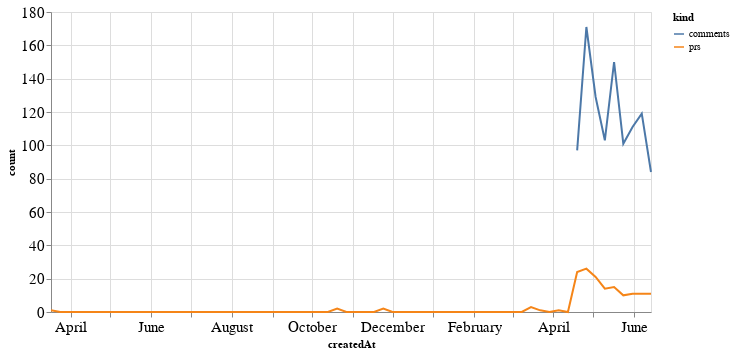

The code cell stored with this chart in its notebook:
### Code cell
alt.Chart(total_time, width=600).mark_line().encode(
    x='createdAt',
    y='count',
    color='kind'
)

### Figure 1 — Vega-Lite specification as saved in the notebook (floating-point values rounded to 4 significant figures; data arrays with more than 128 entries replaced by an {"elided": "..."} marker saying what was removed)
{"config": {"axisLeft": {"labelFontSize": 15}, "axisBottom": {"labelFontSize": 15}}, "data": {"name": "data-61043eff60cdc368ed4adc9843003531"}, "mark": "line", "encoding": {"color": {"type": "nominal", "field": "kind"}, "x": {"type": "temporal", "field": "createdAt"}, "y": {"type": "quantitative", "field": "count"}}, "width": 600, "$schema": "https://vega.github.io/schema/vega-lite/v4.8.1.json", "datasets": {"data-61043eff60cdc368ed4adc9843003531": {"elided": "132 records"}}}
